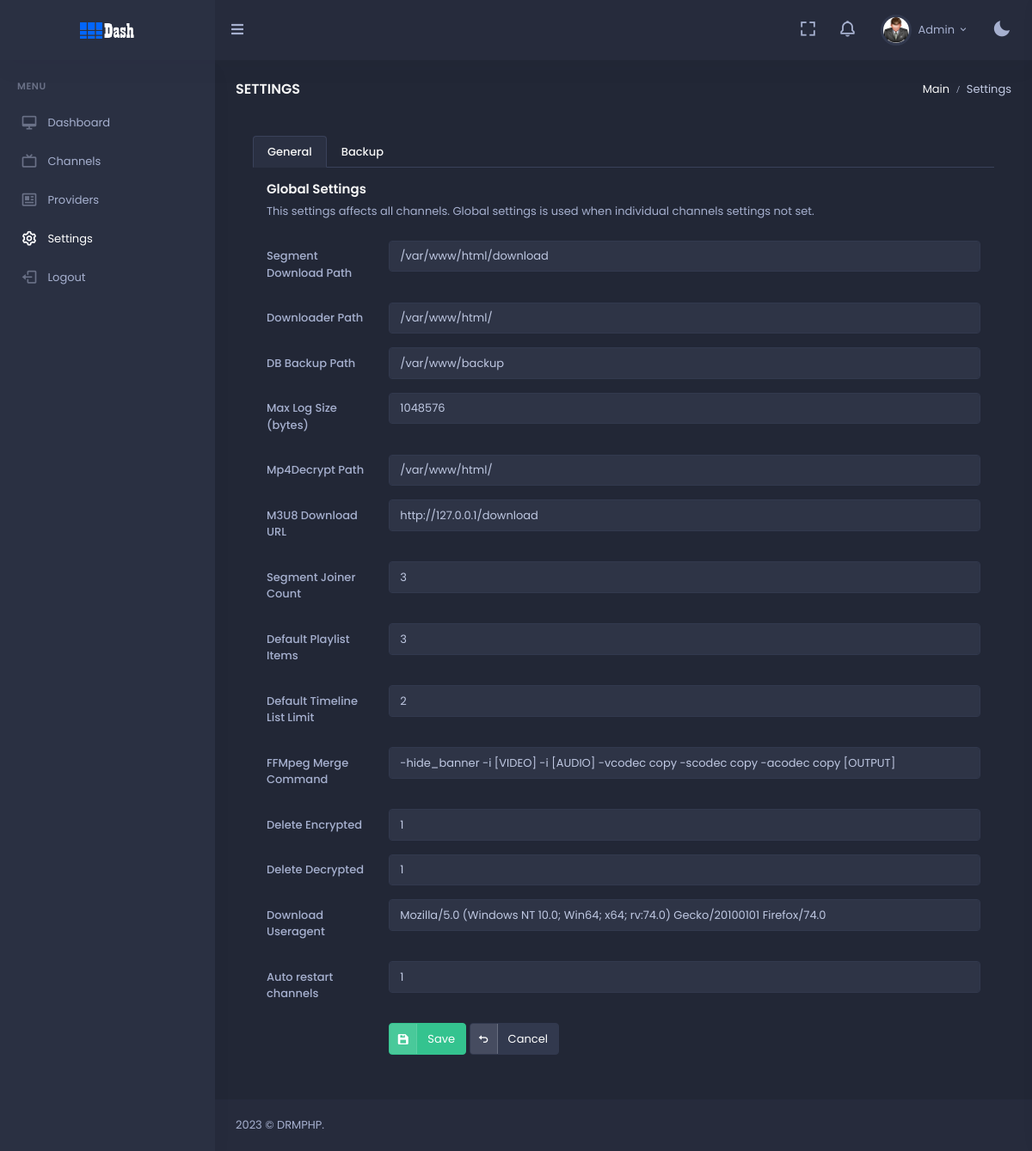
/panel/settings.php (signed in), run on the app's committed database.
### tables this page shows
CREATE TABLE `config` (
  `ID` int(11) NOT NULL,
  `ConfigName` varchar(32) NOT NULL,
  `ConfigDesc` varchar(64) NOT NULL,
  `ConfigValue` varchar(256) NOT NULL
);

### panel/_app.php (called while the page is built, shortened)
<?php
class App
{
    public $DB;
    public $Config;
    public function __construct()
    {
        include "_db.php";
        try {
            $db = new PDO('mysql:host=' . $DBHost . ';dbname=' . $DBName . ';charset=utf8', $DBUser, $DBPass);
            $this->DB = $db;
        } catch (PDOException $e) {
            print "Error!: " . $e->getMessage() . "<br/>";
            die();
        }
        $this->ReadConfig();
    }
    public function ReadConfig()
    {
        $sql = "select * from config order by ID";
        $st = $this->DB->prepare($sql);
        $st->execute();
        $this->Config = $st->fetchAll();
    }
    public function GetConfig($ConfigName)
    {
        for ($i = 0; $i < count($this->Config); $i++) {
            if ($this->Config[$i]["ConfigName"] == $ConfigName) {
                return $this->Config[$i]["ConfigValue"];
            }
        }
    }
}

### panel/_config.php (called while the page is built, shortened)
<?php
require "_app.php";
$App = New App();
?>

### panel/settings.php (the view, shortened to what this page needs)
<?php
include "_config.php";
$active1="active";
$active2="";
$selected1="true";
$selected2="false";
?>
<!doctype html>
<html lang="en">
  <?php include "_htmlhead.php"?>
  <body data-sidebar="dark">
    <div id="layout-wrapper">
      <?php include "_header.php"?>
      <?php include "_sidebar.php"?>
      <div class="main-content">
        <div class="page-content">
          <div class="container-fluid">
            <div class="row">
              <div class="col-12">
                <div class="page-title-box d-sm-flex align-items-center justify-content-between">
                  <h4 class="mb-sm-0 font-size-18">Settings</h4>
                  <div class="page-title-right">
                    <ol class="breadcrumb m-0">
                      <li class="breadcrumb-item"><a href="javascript: void(0);">Main</a></li>
                      <li class="breadcrumb-item active">Settings</li>
                    </ol>
                  </div>
                </div>
              </div>
            </div>
            <div class="row">
              <div class="col-lg-12">
                <div class="card-body">
                  <ul class="nav nav-tabs" role="tablist">
                    <li class="nav-item">
                      <a class="nav-link <?php
echo $active1?>" data-bs-toggle="tab" href="#t1" role="tab" aria-selected="<?=$selected1;
?>">
                        <span class="d-none d-sm-block">General</span>
                      </a>
                    </li>
                    <li class="nav-item">
                      <a class="nav-link <?php
echo $active2?>" data-bs-toggle="tab" href="#t2" role="tab" aria-selected="<?=$selected2;
?>">
                        <span class="d-none d-sm-block">Backup</span>
                      </a>
                    </li>
                  </ul>
                  <div class="tab-content p-3">
                    <div class="tab-pane <?php
echo $active1;
?>" id="t1" role="tabpanel">
                      <div class="mb-0">
                        <h4 class="card-title">Global Settings</h4>
                        <p class="card-title-desc">This settings affects all channels. Global settings is used when individual channels settings not set.</p>
                        <form method="POST">
                          <div class="mb-3 row">
                            <label class="col-md-2 col-form-label">Segment Download Path</label>
                            <div class="col-md-10">
                              <input class="form-control" type="text" id="DownloadPath" name="DownloadPath" value="<?php
echo $App->GetConfig("DownloadPath");
?>">
                            </div>
                          </div>
                          <div class="mb-3 row">
                            <label class="col-md-2 col-form-label">Downloader Path</label>
                            <div class="col-md-10">
                              <input class="form-control" type="text" id="DownloaderPath" name="DownloaderPath" value="<?php
echo $App->GetConfig("DownloaderPath");
?>">
                            </div>
                          </div>
                          <div class="mb-3 row">
                            <label class="col-md-2 col-form-label">DB Backup Path</label>
                            <div class="col-md-10">
                              <input class="form-control" type="text" id="BackupPath" name="BackupPath" value="<?php
echo $App->GetConfig("BackupPath");
?>">
                            </div>
                          </div>
                          <div class="mb-3 row">
                            <label class="col-md-2 col-form-label">Max Log Size (bytes)</label>
                            <div class="col-md-10">
                              <input class="form-control" type="text" id="MaxLogSize" name="MaxLogSize" value="<?php
echo $App->GetConfig("MaxLogSize");
?>">
                            </div>
                          </div>
                          <div class="mb-3 row">
                            <label class="col-md-2 col-form-label">Mp4Decrypt Path</label>
                            <div class="col-md-10">
                              <input class="form-control" type="text" id="BinPath" name="BinPath" value="<?php
echo $App->GetConfig("BinPath");
?>">
                            </div>
                          </div>
                          <div class="mb-3 row">
                            <label class="col-md-2 col-form-label">M3U8 Download URL</label>
                            <div class="col-md-10">
                              <input class="form-control" type="text" id="M3UDownloadURL" name="M3UDownloadURL" value="<?php
echo $App->GetConfig("M3UDownloadURL");
?>">
                            </div>
                          </div>
                          <div class="mb-3 row">
                            <label class="col-md-2 col-form-label">Segment Joiner Count</label>
                            <div class="col-md-10">
                              <input class="form-control" type="text" id="SegmentJoiner" name="SegmentJoiner" value="<?php
echo $App->GetConfig("SegmentJoiner");
?>">
                            </div>
                          </div>
                          <div class="mb-3 row">
                            <label class="col-md-2 col-form-label">Default Playlist Items</label>
                            <div class="col-md-10">
                              <input class="form-control" type="text" id="PlaylistLimit" name="PlaylistLimit" value="<?php
echo $App->GetConfig("PlaylistLimit");
?>">
                            </div>
                          </div>
                          <div class="mb-3 row">
                            <label class="col-md-2 col-form-label">Default Timeline List Limit</label>
                            <div class="col-md-10">
                              <input class="form-control" type="text" id="URLListLimit" name="URLListLimit" value="<?php
echo $App->GetConfig("URLListLimit");
?>">
                            </div>
                          </div>
                          <div class="mb-3 row">
                            <label class="col-md-2 col-form-label">FFMpeg Merge Command</label>
                            <div class="col-md-10">
                              <input class="form-control" type="text" id="FFMpegCMD" name="FFMpegCMD" value="<?php
echo $App->GetConfig("FFMpegCMD");
?>">
                            </div>
                          </div>
                          <div class="mb-3 row">
                            <label class="col-md-2 col-form-label">Delete Encrypted</label>
                            <div class="col-md-10">
                              <input class="form-control" type="text" id="DeleteEncryptedAfterDecrypt" name="DeleteEncryptedAfterDecrypt" value="<?php
echo $App->GetConfig("DeleteEncryptedAfterDecrypt");
?>">
                            </div>
                          </div>
                          <div class="mb-3 row">
                            <label class="col-md-2 col-form-label">Delete Decrypted</label>
                            <div class="col-md-10">
                              <input class="form-control" type="text" id="DeleteDecryptedAfterMerge" name="DeleteDecryptedAfterMerge" value="<?php
echo $App->GetConfig("DeleteDecryptedAfterMerge");
?>">
                            </div>
                          </div>
                          <div class="mb-3 row">
                            <label class="col-md-2 col-form-label">Download Useragent</label>
                            <div class="col-md-10">
                              <input class="form-control" type="text" id="DownloadUseragent" name="DownloadUseragent" value="<?php
echo $App->GetConfig("DownloadUseragent");
?>">
                            </div>
                          </div>
                          <div class="mb-3 row">
                            <label class="col-md-2 col-form-label">Auto restart channels</label>
                            <div class="col-md-10">
                              <input class="form-control" type="text" id="AutoRestart" name="AutoRestart" value="<?php
echo $App->GetConfig("AutoRestart");
?>">
                            </div>
                          </div>
                          <div class="mb-3 row">
                            <label class="col-md-2 col-form-label"></label>
                            <div class="col-md-10">
                              <button type="submit" class="btn btn-success waves-effect btn-label waves-light"><i class="bx bxs-save label-icon"></i> Save</button>
                              <a href="index.php" class="btn btn-light waves-effect btn-label waves-light"><i class="bx bx-undo label-icon"></i> Cancel</a>
                            </div>
                          </div>
                        </form>
                      </div>
                    </div>
                  </div>
                </div>
              </div>
            </div>
          </div>
        </div>
        <?php include "_footer.php"?>
      </div>
    </div>
  </body>
</html>

### data on the page
config: DownloadPath "/var/www/html/download"
config: DownloaderPath "/var/www/html/"
config: BackupPath "/var/www/backup"
config: MaxLogSize "1048576"
config: BinPath "/var/www/html/"
config: M3UDownloadURL "http://127.0.0.1/download"
config: SegmentJoiner "3"
config: PlaylistLimit "3"
config: URLListLimit "2"
config: FFMpegCMD "-hide_banner -i [VIDEO] -i [AUDIO] -vcodec copy -scodec copy -acodec copy [OUTPUT]"
config: DeleteEncryptedAfterDecrypt "1"
config: DeleteDecryptedAfterMerge "1"
config: DownloadUseragent "Mozilla/5.0 (Windows NT 10.0; Win64; x64; rv:74.0) Gecko/20100101 Firefox/74.0"
config: AutoRestart "1"
